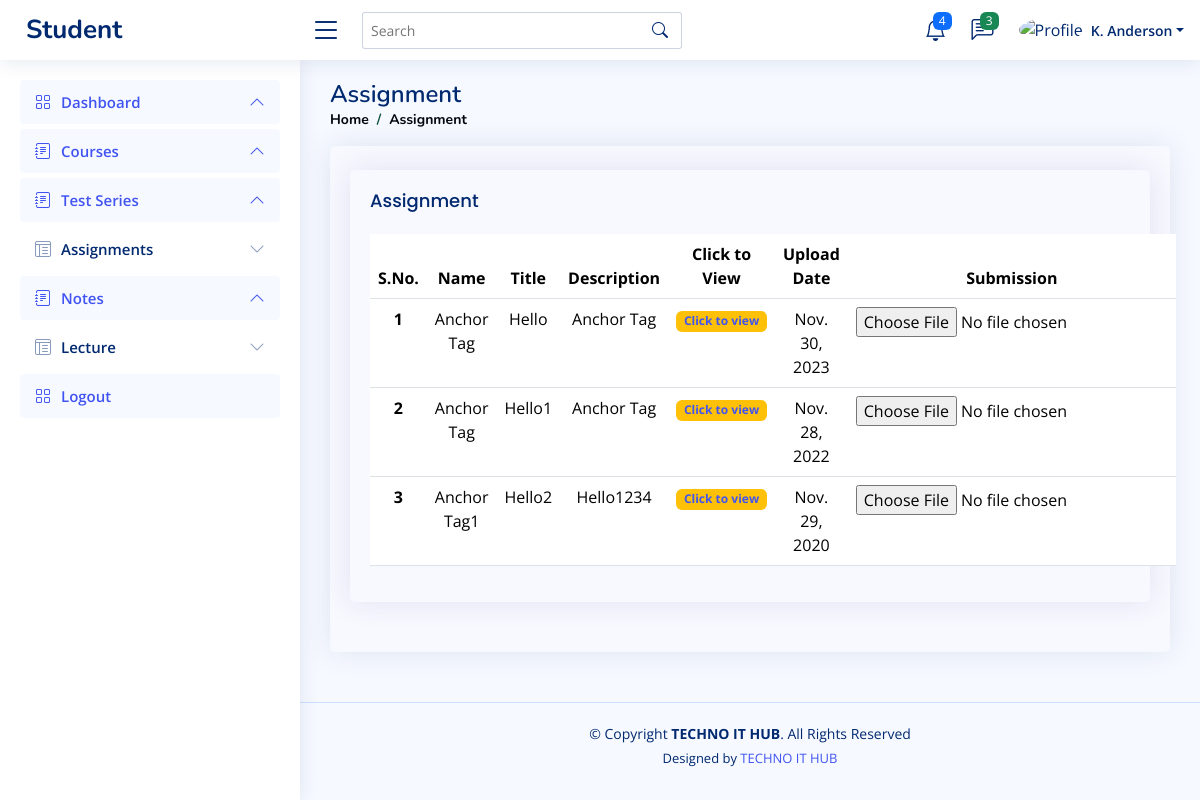
/user/AS/, run on the app's committed database.
### panel/models.py (models this page shows, shortened)
class Assignment(models.Model):
     tname = models.CharField(max_length=50)
     up = models.DateField(max_length=10)
     titles = models.CharField(max_length=50)
     des = models.CharField(max_length=50)
     asgn = models.CharField(max_length=50)

### user/views.py (the view)
def AssignShows(request):
    a = Assignment.objects.all()
    contextmenu={
        'table':a
    }
    return render(request,'AssignmentShows.html',contextmenu)

### user/templates/AssignmentShows.html (shortened to what this page needs)
{% extends 'bases.html' %}
{% block content %}
  <main id="main" class="main">
    <div class="pagetitle">
      <h1>Assignment</h1>
      <nav>
        <ol class="breadcrumb">
          <li class="breadcrumb-item"><a href="index.html">Home</a></li>
          <li class="breadcrumb-item">Assignment</li>
        </ol>
      </nav>
    </div>
    <section class="section profile">
      <div class="row">
        <div class="col-xl-12">
          <div class="card">
            <div class="card-body pt-3">
              <div class="tab-content pt-2">
                <section class="section dashboard">
                    <div class="row">
                        <div class="col-lg-12">
                            <div class="card">
                              <div class="card-body">
                                <h5 class="card-title">Assignment</h5>
                                <table class="table text-center">
                                  <thead>
                                    <tr>
                                      <th scope="col">S.No.</th>
                                      <th scope="col">Name</th>
                                      <th scope="col">Title</th>
                                      <th scope="col">Description</th>
                                      <th scope="col">Click to View</th>
                                      <th scope="col">Upload Date</th>
                                      <th scope="col">Submission</th>
                                    </tr>
                                  </thead>
                                  <tbody>
                                    {% for var in table %}
                                    <tr>
                                      <th scope="row">{{var.id}}</th>
                                      <td>{{var.tname}}</td>
                                      <td>{{var.titles}}</td>
                                      <td>{{var.des}}</td>
                                      <td><span class="badge bg-warning"><a href="" target="_blank">Click to view</a></span></td>
                                      <td>{{var.up}}</td>
                                      <td><input type="file"></td>
                                    </tr>
                                    {%endfor%}
                                  </tbody>
                                </table>
                              </div>
                            </div>
                          </div>
                    </div>
                </section>
                </div>
              </div>
            </div>
          </div>
        </div>
    </section>
  </main>
  {%endblock%}

### panel/static/files/css/style.css (style rules this page uses)
:root { scroll-behavior: smooth; }
body { font-family: "Open Sans", sans-serif; background:#f6f9ff; color: #444444; }
a { color: #4154f1; text-decoration: none; }
h1, h2, h3, h4, h5, h6 { font-family: "Nunito", sans-serif; }
#main { margin-top: 60px; padding: 20px 30px; transition: all 0.3s; background-repeat: no-repeat; background-size: cover; }
.pagetitle { margin-bottom: 10px; }
.pagetitle h1 { font-size: 24px; margin-bottom: 0; font-weight: 600; color: #012970; }
.card { margin-bottom: 30px; border: none; border-radius: 5px; box-shadow: 0px 0 30px rgba(1, 41, 112, 0.1); background-color: ghostwhite; }
.card-title { padding: 20px 0 15px 0; font-size: 18px; font-weight: 500; color: #012970; font-family: "Poppins", sans-serif; }
.card-body { padding: 0 20px 20px 20px; }
.breadcrumb { font-size: 14px; font-family: "Nunito", sans-serif; color: hsl(222, 50%, 4%); font-weight: 700; }
.breadcrumb a { color: hsl(222, 50%, 4%); transition: 0.3s; }
.breadcrumb .breadcrumb-item::before { color:hsl(160, 65%, 20%); }
@media (min-width: 1200px) { #main, #footer { margin-left: 300px; } }

### data on the page
Assignment: id "1", tname "Anchor Tag", titles "Hello", des "Anchor Tag", up "Nov. 30, 2023"
Assignment: id "2", tname "Anchor Tag", titles "Hello1", des "Anchor Tag", up "Nov. 28, 2022"
Assignment: id "3", tname "Anchor Tag1", titles "Hello2", des "Hello1234", up "Nov. 29, 2020"
